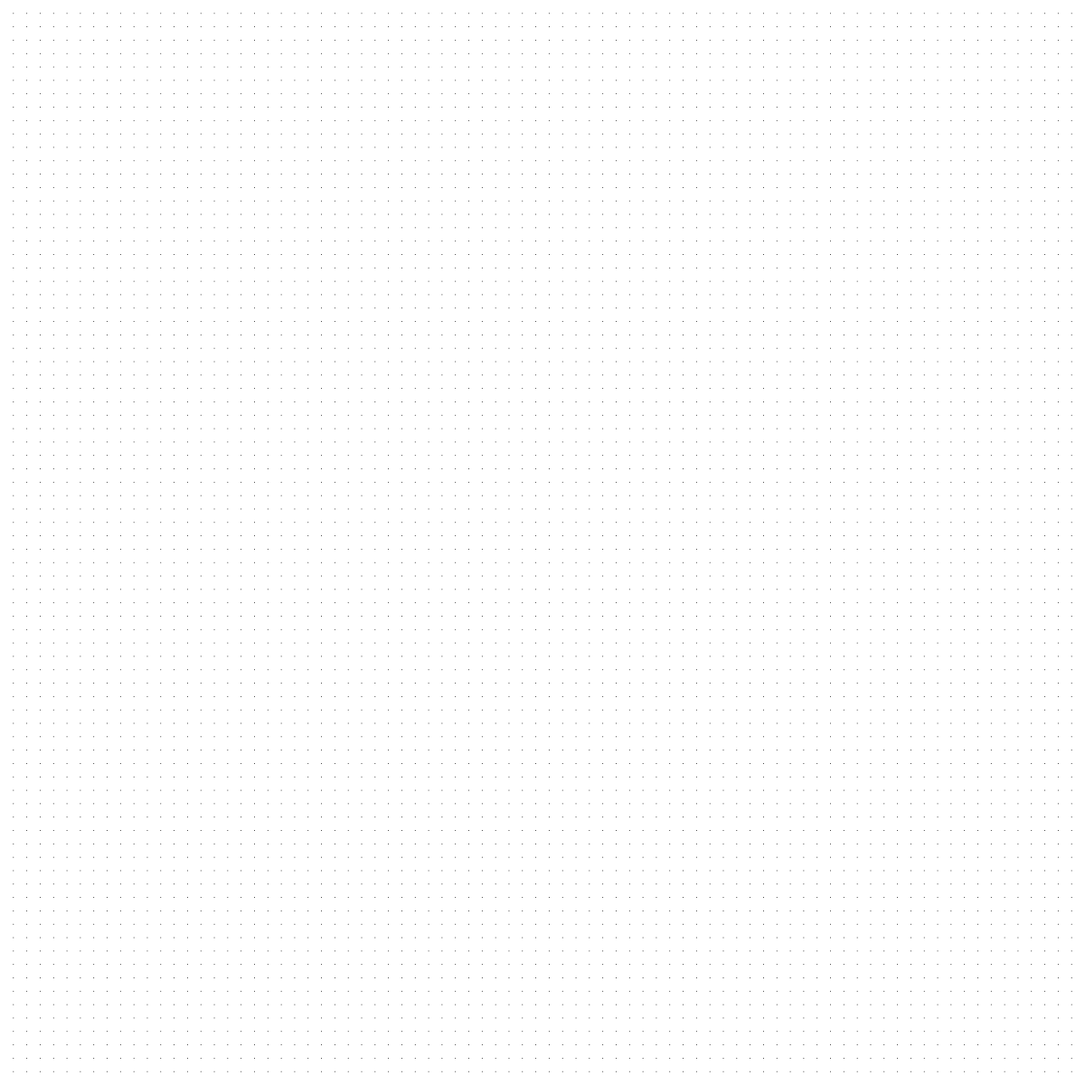
Frame 1 (no input)
Frame 60 (the mouse pressed at the canvas centre just before this capture): identical to frame 1, image omitted
Frame 120 (the mouse held since frame 60 and released just before this capture): identical to frame 1, image omitted

The Processing sketch that drew this single still picture (run headless with seeded random() and noise(); from frame 60 on, the mouse is pressed at the canvas centre):

// Processing sketch: grid
// ── grid.pde
class Node {

  int x, y;
  
  Node(int x, int y) {
    this.x = x;
    this.y = y;
  }

}

  int sizeX = 1200;
  int sizeY = 1200;
  
  int numX = 80;
  int numY = 80;
  
  float offsetX = (float)sizeX / ((float)(numX + 1));
  float offsetY = (float)sizeY / ((float)(numY + 1));
  
  float radius = 1;
  
  Node[][] nodes = new Node[numX][numY];

void setup() {
  
  size(1200, 1200);
  background(0);
  frameRate(30);
  
  println(offsetX);
  println(offsetY);
  
  for (int x=0; x<numX; x++) {
    for (int y=0; y<numY; y++) {
      nodes[x][y] = new Node(x,y);
    }
  }
  
}

void draw() {
  
  background(255);
  noStroke();
  fill(0);
  
  for (int x=0; x<numX; x++) {
    for (int y=0; y<numY; y++) {
      ellipse( (nodes[x][y].x + 1)*offsetX, (nodes[x][y].y + 1)*offsetY, radius, radius); 
    }
  }
  
  println(frameRate);
}
